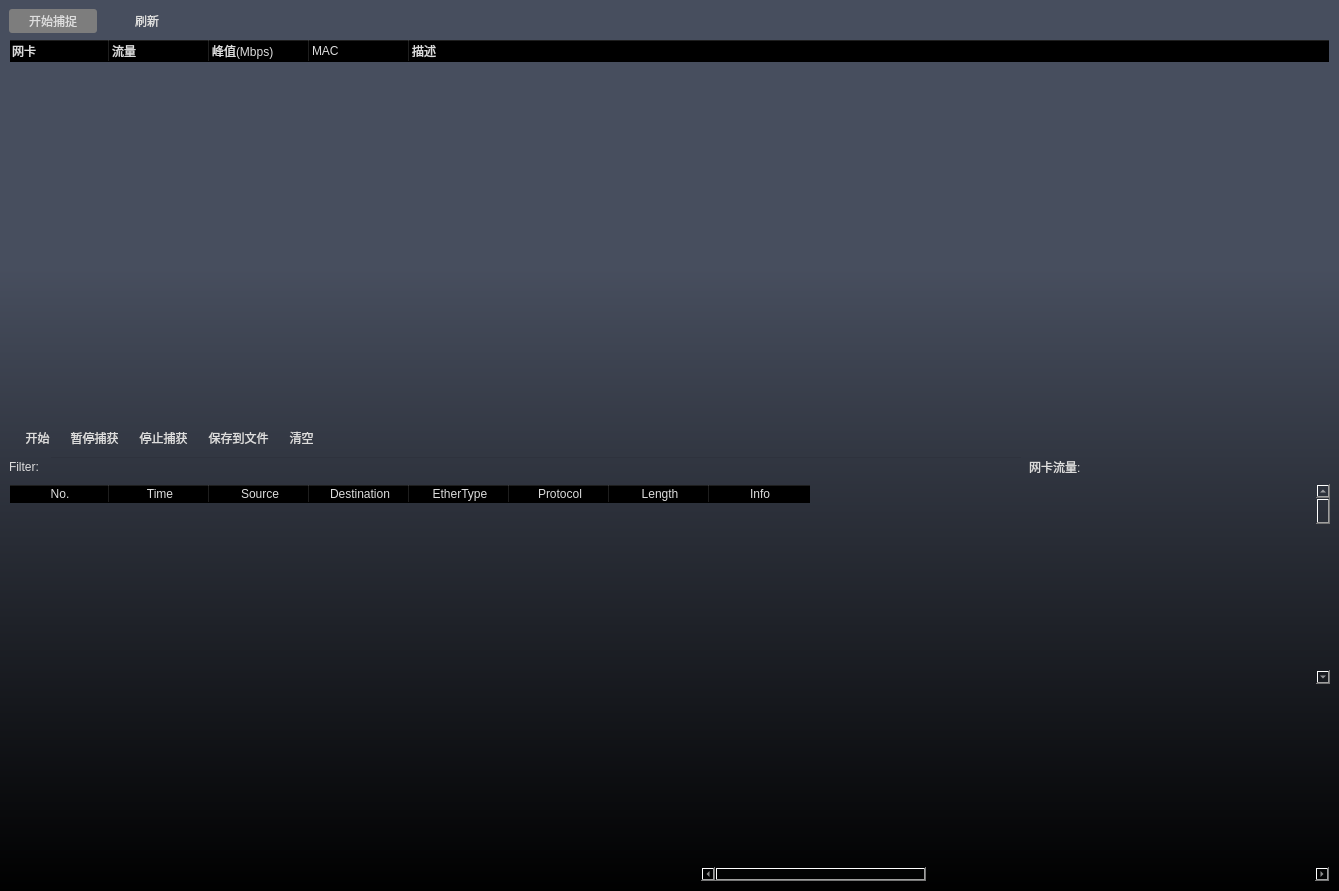
<?xml version="1.0" encoding="UTF-8"?>
<ui version="4.0">
 <class>Wireshark</class>
 <widget class="QMainWindow" name="Wireshark">
  <property name="windowModality">
   <enum>Qt::NonModal</enum>
  </property>
  <property name="geometry">
   <rect>
    <x>0</x>
    <y>0</y>
    <width>1339</width>
    <height>891</height>
   </rect>
  </property>
  <property name="contextMenuPolicy">
   <enum>Qt::NoContextMenu</enum>
  </property>
  <property name="windowTitle">
   <string>Wireshark</string>
  </property>
  <property name="styleSheet">
   <string notr="true">#centralwidget{background: qlineargradient(x1:1,y1:1,x2:1,y2:0,stop:0 #000000, stop:0.7 #474e5e);}
QPushButton{border-radius: 3px;border:0px solid #474e5e;background-color:transparent;color:#DDDDDD;height:24;}
QPushButton:hover{background: qlineargradient(x1:1,y1:1,x2:1,y2:0,stop:0 #f4716e, stop:0.5 transparent);}
QPushButton:pressed{background: qlineargradient(x1:1,y1:1,x2:1,y2:0,stop:0 #42f875, stop:0.5 transparent);}
QPushButton::disabled{background-color:#7d7d7d;}
QWidget{background-color:transparent;color:#dddddd;}
QLineEdit{background-color:transparent;}
QComboBox{background-color:transparent;}
QComboBox QAbstractItemView{background-color:transparent;}
QHeaderView::section {background-color:transparent}
QTabBar::tab{background-color:rgb(100,100,100);}
QTabBar::tab::selected{background-color:rgb(66,66,66);}
QTreeView::branch:open:has-children:!has-siblings,
QTreeView::branch:open:has-children:has-siblings {image: url(./res/retract.png);}
QTreeView::branch:has-children:!has-siblings:closed,
QTreeView::branch:closed:has-children:has-siblings {image: url(./res/expand.png);}

QToolButton{border-radius: 3px;border:0px solid #474e5e;background-color:transparent;color:#DDDDDD;height:24;}
QToolButton:hover{background: qlineargradient(x1:1,y1:1,x2:1,y2:0,stop:0 #f4716e, stop:0.5 transparent);}
QToolButton:pressed{background: qlineargradient(x1:1,y1:1,x2:1,y2:0,stop:0 #42f875, stop:0.5 transparent);}
QToolButton::disabled{background-color:#7d7d7d;}</string>
  </property>
  <property name="toolButtonStyle">
   <enum>Qt::ToolButtonIconOnly</enum>
  </property>
  <widget class="QWidget" name="centralwidget">
   <layout class="QVBoxLayout" name="verticalLayout">
    <property name="spacing">
     <number>0</number>
    </property>
    <property name="leftMargin">
     <number>9</number>
    </property>
    <property name="topMargin">
     <number>9</number>
    </property>
    <property name="rightMargin">
     <number>9</number>
    </property>
    <property name="bottomMargin">
     <number>9</number>
    </property>
    <item>
     <widget class="QWidget" name="widget_6" native="true">
      <layout class="QGridLayout" name="gridLayout">
       <property name="leftMargin">
        <number>0</number>
       </property>
       <property name="topMargin">
        <number>0</number>
       </property>
       <property name="rightMargin">
        <number>0</number>
       </property>
       <property name="bottomMargin">
        <number>0</number>
       </property>
       <item row="0" column="0">
        <widget class="QPushButton" name="pushButton_net_start">
         <property name="enabled">
          <bool>false</bool>
         </property>
         <property name="maximumSize">
          <size>
           <width>88</width>
           <height>16777215</height>
          </size>
         </property>
         <property name="text">
          <string>开始捕捉</string>
         </property>
        </widget>
       </item>
       <item row="1" column="0" colspan="3">
        <widget class="QWidget" name="widget_7" native="true">
         <property name="sizePolicy">
          <sizepolicy hsizetype="Preferred" vsizetype="Preferred">
           <horstretch>0</horstretch>
           <verstretch>0</verstretch>
          </sizepolicy>
         </property>
         <property name="minimumSize">
          <size>
           <width>0</width>
           <height>100</height>
          </size>
         </property>
         <layout class="QHBoxLayout" name="horizontalLayout_5">
          <property name="spacing">
           <number>0</number>
          </property>
          <property name="leftMargin">
           <number>0</number>
          </property>
          <property name="topMargin">
           <number>0</number>
          </property>
          <property name="rightMargin">
           <number>0</number>
          </property>
          <property name="bottomMargin">
           <number>0</number>
          </property>
          <item>
           <widget class="QTreeWidget" name="treeWidget_netCard">
            <property name="minimumSize">
             <size>
              <width>0</width>
              <height>0</height>
             </size>
            </property>
            <column>
             <property name="text">
              <string>网卡</string>
             </property>
            </column>
            <column>
             <property name="text">
              <string>流量</string>
             </property>
            </column>
            <column>
             <property name="text">
              <string>峰值(Mbps)</string>
             </property>
            </column>
            <column>
             <property name="text">
              <string>MAC</string>
             </property>
            </column>
            <column>
             <property name="text">
              <string>描述</string>
             </property>
            </column>
           </widget>
          </item>
         </layout>
        </widget>
       </item>
       <item row="0" column="1">
        <widget class="QPushButton" name="pushButton_net_refresh">
         <property name="maximumSize">
          <size>
           <width>88</width>
           <height>16777215</height>
          </size>
         </property>
         <property name="text">
          <string>刷新</string>
         </property>
        </widget>
       </item>
      </layout>
     </widget>
    </item>
    <item>
     <widget class="QWidget" name="widget_2" native="true">
      <layout class="QVBoxLayout" name="verticalLayout_2">
       <property name="leftMargin">
        <number>0</number>
       </property>
       <property name="topMargin">
        <number>0</number>
       </property>
       <property name="rightMargin">
        <number>0</number>
       </property>
       <property name="bottomMargin">
        <number>0</number>
       </property>
       <item>
        <widget class="QWidget" name="widget_3" native="true">
         <property name="minimumSize">
          <size>
           <width>0</width>
           <height>24</height>
          </size>
         </property>
         <property name="maximumSize">
          <size>
           <width>16777215</width>
           <height>24</height>
          </size>
         </property>
         <layout class="QHBoxLayout" name="horizontalLayout_4">
          <property name="spacing">
           <number>12</number>
          </property>
          <property name="leftMargin">
           <number>12</number>
          </property>
          <property name="topMargin">
           <number>4</number>
          </property>
          <property name="rightMargin">
           <number>4</number>
          </property>
          <property name="bottomMargin">
           <number>4</number>
          </property>
          <item>
           <widget class="QToolButton" name="toolButton_start">
            <property name="toolTip">
             <string>开始捕获</string>
            </property>
            <property name="statusTip">
             <string>开始捕获</string>
            </property>
            <property name="whatsThis">
             <string/>
            </property>
            <property name="text">
             <string>开始</string>
            </property>
           </widget>
          </item>
          <item>
           <widget class="QToolButton" name="toolButton_stop">
            <property name="toolTip">
             <string>暂停捕获</string>
            </property>
            <property name="whatsThis">
             <string/>
            </property>
            <property name="text">
             <string>暂停捕获</string>
            </property>
           </widget>
          </item>
          <item>
           <widget class="QToolButton" name="toolButton_over">
            <property name="toolTip">
             <string>停止捕获</string>
            </property>
            <property name="whatsThis">
             <string/>
            </property>
            <property name="text">
             <string>停止捕获</string>
            </property>
           </widget>
          </item>
          <item>
           <widget class="QToolButton" name="toolButton_save">
            <property name="toolTip">
             <string>保存到文件</string>
            </property>
            <property name="whatsThis">
             <string/>
            </property>
            <property name="text">
             <string>保存到文件</string>
            </property>
           </widget>
          </item>
          <item>
           <widget class="QToolButton" name="toolButton_clear">
            <property name="toolTip">
             <string>清空</string>
            </property>
            <property name="whatsThis">
             <string/>
            </property>
            <property name="text">
             <string>清空</string>
            </property>
           </widget>
          </item>
          <item>
           <spacer name="horizontalSpacer_2">
            <property name="orientation">
             <enum>Qt::Horizontal</enum>
            </property>
            <property name="sizeHint" stdset="0">
             <size>
              <width>40</width>
              <height>20</height>
             </size>
            </property>
           </spacer>
          </item>
         </layout>
        </widget>
       </item>
       <item>
        <widget class="QWidget" name="widget_5" native="true">
         <property name="styleSheet">
          <string notr="true">QComboBox{border:1px solid #6d6e6e;background-color:transparent;}QComboBox::drop-down{border-image:url(./res/down.png);}
QComboBox QAbstractItemView{border:1px solid #6D6E6E;selection-background-color:#1D63FF;outline:0px;}
QComboBox::disabled{background-color:#7d7d7d;}</string>
         </property>
         <layout class="QHBoxLayout" name="horizontalLayout_3">
          <property name="leftMargin">
           <number>0</number>
          </property>
          <property name="topMargin">
           <number>0</number>
          </property>
          <property name="rightMargin">
           <number>0</number>
          </property>
          <property name="bottomMargin">
           <number>0</number>
          </property>
          <item>
           <widget class="QLabel" name="label">
            <property name="sizePolicy">
             <sizepolicy hsizetype="Fixed" vsizetype="Preferred">
              <horstretch>0</horstretch>
              <verstretch>0</verstretch>
             </sizepolicy>
            </property>
            <property name="text">
             <string>Filter: </string>
            </property>
           </widget>
          </item>
          <item>
           <widget class="QLineEdit" name="lineEdit_cmd"/>
          </item>
          <item>
           <widget class="QLabel" name="label_2">
            <property name="maximumSize">
             <size>
              <width>120</width>
              <height>16777215</height>
             </size>
            </property>
            <property name="text">
             <string>网卡流量: </string>
            </property>
           </widget>
          </item>
          <item>
           <widget class="QLabel" name="label_3">
            <property name="minimumSize">
             <size>
              <width>240</width>
              <height>15</height>
             </size>
            </property>
            <property name="maximumSize">
             <size>
              <width>240</width>
              <height>15</height>
             </size>
            </property>
            <property name="text">
             <string/>
            </property>
           </widget>
          </item>
         </layout>
        </widget>
       </item>
       <item>
        <widget class="QWidget" name="widget_8" native="true">
         <property name="minimumSize">
          <size>
           <width>0</width>
           <height>200</height>
          </size>
         </property>
         <layout class="QHBoxLayout" name="horizontalLayout_6">
          <property name="spacing">
           <number>0</number>
          </property>
          <property name="leftMargin">
           <number>0</number>
          </property>
          <property name="topMargin">
           <number>0</number>
          </property>
          <property name="rightMargin">
           <number>0</number>
          </property>
          <property name="bottomMargin">
           <number>0</number>
          </property>
          <item>
           <widget class="QTableWidget" name="tableWidget_pack">
            <property name="editTriggers">
             <set>QAbstractItemView::NoEditTriggers</set>
            </property>
            <property name="selectionMode">
             <enum>QAbstractItemView::SingleSelection</enum>
            </property>
            <property name="selectionBehavior">
             <enum>QAbstractItemView::SelectRows</enum>
            </property>
            <column>
             <property name="text">
              <string>No.</string>
             </property>
            </column>
            <column>
             <property name="text">
              <string>Time</string>
             </property>
            </column>
            <column>
             <property name="text">
              <string>Source</string>
             </property>
            </column>
            <column>
             <property name="text">
              <string>Destination</string>
             </property>
            </column>
            <column>
             <property name="text">
              <string>EtherType</string>
             </property>
            </column>
            <column>
             <property name="text">
              <string>Protocol</string>
             </property>
            </column>
            <column>
             <property name="text">
              <string>Length</string>
             </property>
            </column>
            <column>
             <property name="text">
              <string>Info</string>
             </property>
            </column>
           </widget>
          </item>
          <item>
           <widget class="QScrollBar" name="verticalScrollBar">
            <property name="orientation">
             <enum>Qt::Vertical</enum>
            </property>
           </widget>
          </item>
         </layout>
        </widget>
       </item>
       <item>
        <widget class="QWidget" name="widget_4" native="true">
         <property name="minimumSize">
          <size>
           <width>0</width>
           <height>100</height>
          </size>
         </property>
         <layout class="QHBoxLayout" name="horizontalLayout_2">
          <property name="leftMargin">
           <number>0</number>
          </property>
          <property name="topMargin">
           <number>0</number>
          </property>
          <property name="rightMargin">
           <number>0</number>
          </property>
          <property name="bottomMargin">
           <number>0</number>
          </property>
          <item>
           <widget class="QTreeWidget" name="treeWidget_protocol">
            <property name="editTriggers">
             <set>QAbstractItemView::NoEditTriggers</set>
            </property>
            <property name="selectionBehavior">
             <enum>QAbstractItemView::SelectItems</enum>
            </property>
            <attribute name="headerVisible">
             <bool>false</bool>
            </attribute>
            <column>
             <property name="text">
              <string notr="true">1</string>
             </property>
            </column>
           </widget>
          </item>
          <item>
           <widget class="QTableWidget" name="tableWidget_value">
            <property name="minimumSize">
             <size>
              <width>630</width>
              <height>0</height>
             </size>
            </property>
            <property name="maximumSize">
             <size>
              <width>630</width>
              <height>16777215</height>
             </size>
            </property>
            <property name="editTriggers">
             <set>QAbstractItemView::NoEditTriggers</set>
            </property>
            <property name="selectionMode">
             <enum>QAbstractItemView::MultiSelection</enum>
            </property>
            <attribute name="horizontalHeaderVisible">
             <bool>false</bool>
            </attribute>
            <column>
             <property name="text">
              <string>1</string>
             </property>
            </column>
            <column>
             <property name="text">
              <string>2</string>
             </property>
            </column>
            <column>
             <property name="text">
              <string>3</string>
             </property>
            </column>
            <column>
             <property name="text">
              <string>4</string>
             </property>
            </column>
            <column>
             <property name="text">
              <string>5</string>
             </property>
            </column>
            <column>
             <property name="text">
              <string>6</string>
             </property>
            </column>
            <column>
             <property name="text">
              <string>7</string>
             </property>
            </column>
            <column>
             <property name="text">
              <string>8</string>
             </property>
            </column>
            <column>
             <property name="text">
              <string>9</string>
             </property>
            </column>
            <column>
             <property name="text">
              <string>10</string>
             </property>
            </column>
            <column>
             <property name="text">
              <string>11</string>
             </property>
            </column>
            <column>
             <property name="text">
              <string>12</string>
             </property>
            </column>
            <column>
             <property name="text">
              <string>13</string>
             </property>
            </column>
            <column>
             <property name="text">
              <string>14</string>
             </property>
            </column>
            <column>
             <property name="text">
              <string>15</string>
             </property>
            </column>
            <column>
             <property name="text">
              <string>16</string>
             </property>
            </column>
            <column>
             <property name="text">
              <string>17</string>
             </property>
            </column>
           </widget>
          </item>
         </layout>
        </widget>
       </item>
      </layout>
     </widget>
    </item>
   </layout>
  </widget>
 </widget>
 <resources/>
 <connections/>
</ui>
